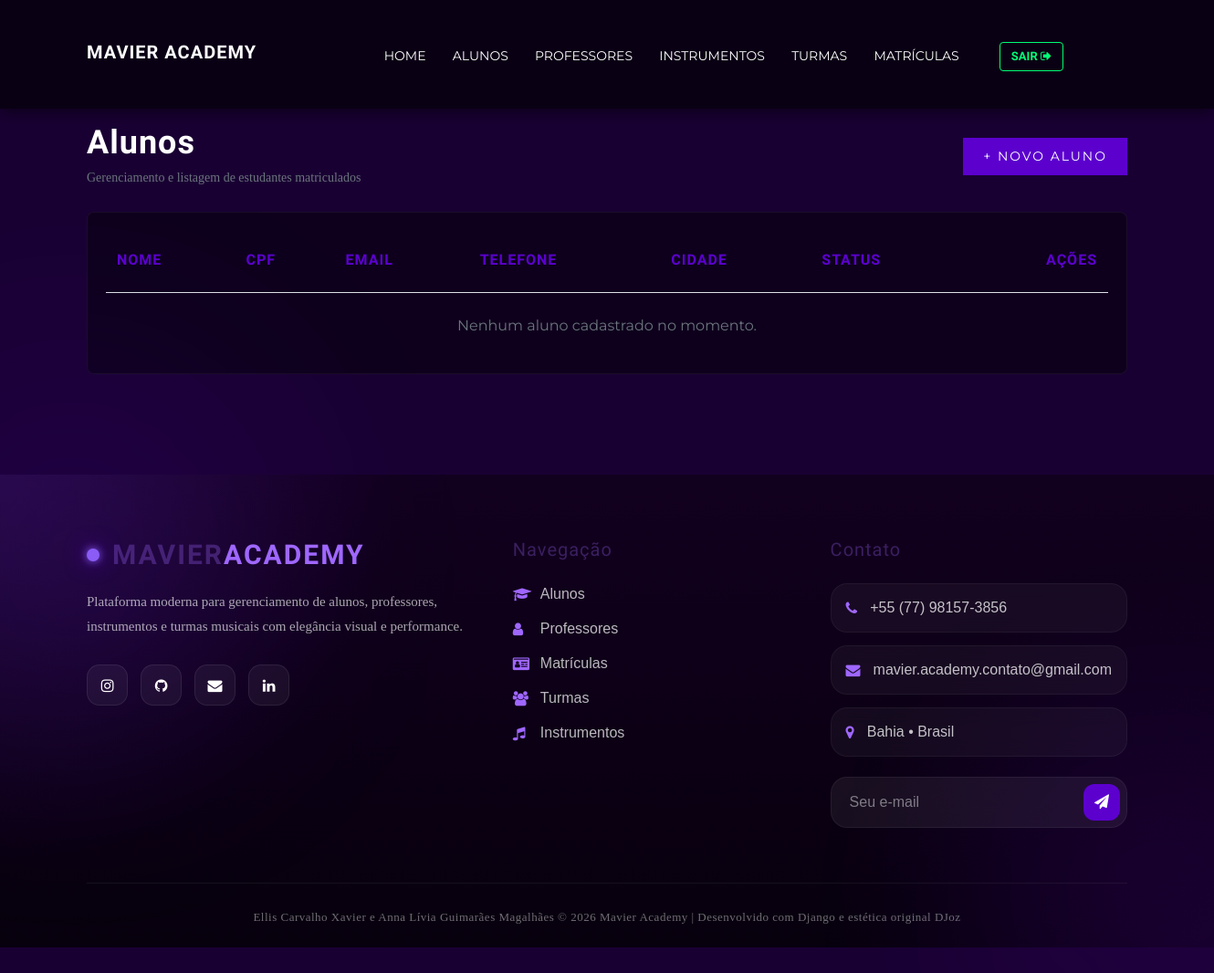
/aluno/ (signed in), run on an earlier commit of the app's database.
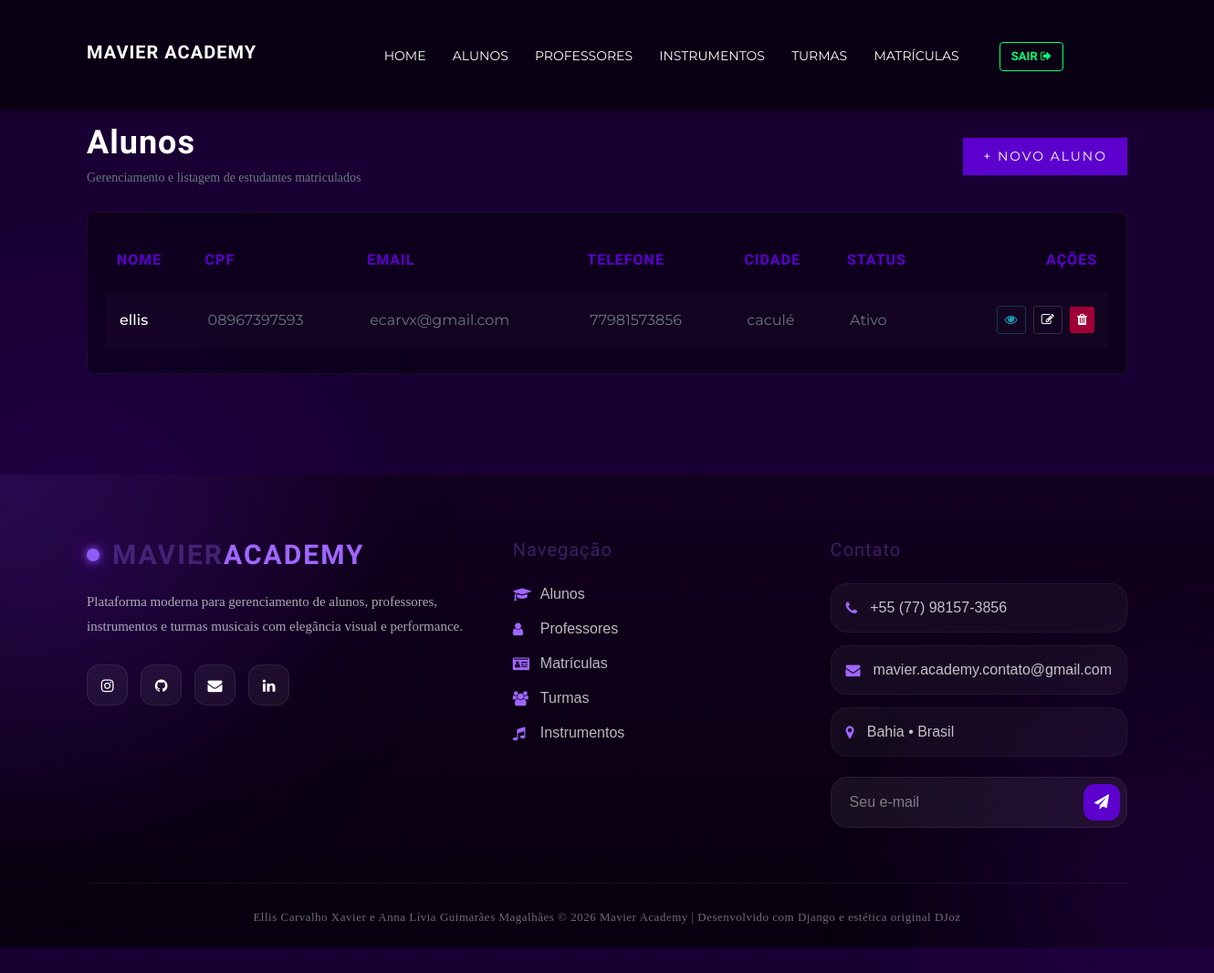
And on a later commit of the database.
### core/models.py (models this page shows, shortened)
class Pessoa(User):
    nome = models.CharField(max_length=100)
    cpf = models.CharField(max_length=14, null=True, blank=True)
    rg = models.CharField(max_length=20)
    data_nascimento = models.DateField()
    sexo = models.CharField(max_length=20)
    telefone = models.CharField(max_length=20)
    logradouro = models.CharField(max_length=150)
    numero = models.IntegerField()
    bairro = models.CharField(max_length=100)
    cidade = models.CharField(max_length=100)
    estado = models.CharField(max_length=2)
    cep = models.CharField(max_length=9)
    STATUS_CHOICES = [
        ('ATIVO', 'Ativo'),
        ('INATIVO', 'Inativo'),
    ]
    status_instituicao = models.CharField(max_length=10, choices=STATUS_CHOICES, default='ATIVO')

class Aluno(Pessoa):
    matricula = models.CharField(max_length=20)

class Pessoa(User):
    nome = models.CharField(max_length=100)
    cpf = models.CharField(max_length=14, null=True, blank=True)
    rg = models.CharField(max_length=20)
    data_nascimento = models.DateField()
    sexo = models.CharField(max_length=20)
    telefone = models.CharField(max_length=20)
    logradouro = models.CharField(max_length=150)
    numero = models.IntegerField()
    bairro = models.CharField(max_length=100)
    cidade = models.CharField(max_length=100)
    estado = models.CharField(max_length=2)
    cep = models.CharField(max_length=9)
    STATUS_CHOICES = [
        ('ATIVO', 'Ativo'),
        ('INATIVO', 'Inativo'),
    ]
    status_instituicao = models.CharField(max_length=10, choices=STATUS_CHOICES, default='ATIVO')

### core/views.py (the view)
# urls.py: path('aluno/', views.list_aluno, name='list_aluno'),
@login_required
def list_aluno(request):
    alunos = Aluno.objects.all()
    return render(request, 'aluno/list.html', {'alunos': alunos})

### templates/aluno/list.html
{% extends 'base.html' %}
{% load static %}
{% block content %}
<section class="spad" style="background: #190033; padding-top: 60px; padding-bottom: 60px;">
    <div class="container">
        <div class="row mb-4 align-items-center">
            <div class="col-md-6">
                <h2 class="text-white font-weight-bold mb-1" style="letter-spacing: 1px;">Alunos</h2>
                <p class="text-muted mb-0" style="font-size: 14px;">Gerenciamento e listagem de estudantes matriculados</p>
            </div>
            <div class="col-md-6 text-md-right mt-3 mt-md-0">
                <a href="/aluno/criar/" class="primary-btn" style="padding: 10px 22px; font-size: 14px; text-transform: uppercase;">+ Novo Aluno</a>
            </div>
        </div>
        <div class="table-responsive" style="background: rgba(10, 0, 20, 0.7); border-radius: 8px; border: 1px solid rgba(255,255,255,0.05); padding: 20px;">
            <table class="table text-white mb-0" style="border-collapse: separate; border-spacing: 0 8px;">
                <thead>
                    <tr style="border-bottom: 2px solid #5c00ce; font-family: 'Rajdhani', sans-serif; font-size: 16px; text-transform: uppercase; letter-spacing: 1px;">
                        <th style="border: none; color: #5c00ce; padding-bottom: 15px;">Nome</th>
                        <th style="border: none; color: #5c00ce; padding-bottom: 15px;">CPF</th>
                        <th style="border: none; color: #5c00ce; padding-bottom: 15px;">Email</th>
                        <th style="border: none; color: #5c00ce; padding-bottom: 15px;">Telefone</th>
                        <th style="border: none; color: #5c00ce; padding-bottom: 15px;">Cidade</th>
                        <th style="border: none; color: #5c00ce; padding-bottom: 15px;">Status</th>
                        <th style="border: none; color: #5c00ce; padding-bottom: 15px; text-align: right;">Ações</th>
                    </tr>
                </thead>
                <tbody>
                    {% for aluno in alunos %}
                    <tr style="background: rgba(255,255,255,0.02); border-radius: 4px; transition: all 0.3s;">
                        <td style="border: none; vertical-align: middle; padding: 15px; font-weight: 500;">{{ aluno.nome }}</td>
                        <td style="border: none; vertical-align: middle; padding: 15px;" class="text-muted">{{ aluno.cpf }}</td>
                        <td style="border: none; vertical-align: middle; padding: 15px;" class="text-muted">{{ aluno.email }}</td>
                        <td style="border: none; vertical-align: middle; padding: 15px;" class="text-muted">{{ aluno.telefone }}</td>
                        <td style="border: none; vertical-align: middle; padding: 15px;" class="text-muted">{{ aluno.cidade }}</td>
                        <td style="border: none; vertical-align: middle; padding: 15px;" class="text-muted">{{ aluno.get_status_instituicao_display }}</td>
                        <td style="border: none; vertical-align: middle; padding: 15px; text-align: right;">
                            <a href="{% url 'detail_aluno' aluno.id %}" class="btn btn-sm btn-outline-info mr-1" title="Detalhes" style="border-color: rgba(23, 162, 184, 0.3); color: #17a2b8; background: transparent;">
                                <i class="fa fa-eye"></i>
                            </a>
                            <a href="{% url 'update_aluno' aluno.id %}" class="btn btn-sm btn-outline-light mr-1" title="Editar" style="border-color: rgba(255,255,255,0.15); background: transparent;">
                                <i class="fa fa-edit"></i>
                            </a>
                            <a href="{% url 'delete_aluno' aluno.id %}" class="btn btn-sm btn-danger" title="Excluir" style="background: #a10036; border: none;">
                                <i class="fa fa-trash"></i>
                            </a>
                        </td>
                    </tr>
                    {% empty %}
                    <tr>
                        <td colspan="7" class="text-center text-muted style-font pt-4">Nenhum aluno cadastrado no momento.</td>
                    </tr>
                    {% endfor %}
                </tbody>
            </table>
        </div>
    </div>
</section>
{% endblock %}

### templates/base.html (shortened to what this page needs)
{% load static %}
<!DOCTYPE html>
<html lang="pt-br">
<head>
    <link rel="stylesheet" href="{% static 'css/bootstrap.min.css' %}" type="text/css">
    <link rel="stylesheet" href="{% static 'css/font-awesome.min.css' %}" type="text/css">
    <link rel="stylesheet" href="{% static 'css/slicknav.min.css' %}" type="text/css">
    <link rel="stylesheet" href="{% static 'css/style.css' %}" type="text/css">
</head>
<body>
    <header class="header">
        <div class="container">
            <div class="row align-items-center">
                <div class="col-lg-3 col-md-3">
                    <div class="header__logo">
                        <a href="/" style="text-decoration: none;">
                            <h3 style="color: #ffffff; font-weight: 700; letter-spacing: 1px;">
                                MAVIER ACADEMY
                            </h3>
                        </a>
                    </div>
                </div>
                <div class="col-lg-9 col-md-9">
                    <div class="header__nav">
                        <nav class="header__menu mobile-menu">
                            <ul class="mb-0">
                                <li>
                                    <a href="/">Home</a>
                                </li>
                                {% if request.user.is_authenticated %}
                                    <li>
                                        <a href="/aluno/">Alunos</a>
                                    </li>
                                    <li>
                                        <a href="/professor/">Professores</a>
                                    </li>
                                    <li>
                                        <a href="/instrumento/">Instrumentos</a>
                                    </li>
                                    <li>
                                        <a href="/turma/">Turmas</a>
                                    </li>
                                    <li>
                                        <a href="/matricula/">Matrículas</a>
                                    </li>
                                    <li class="logout-menu">
                                        <form action="{% url 'logout' %}" method="POST" style="display: inline; margin: 0;">
                                            <button type="submit" class="logout-button">
                                                Sair
                                                <i class="fa fa-sign-out"></i>
                                            </button>
                                        </form>
                                    </li>
                                {% endif %}
                            </ul>
                        </nav>
                    </div>
                </div>
            </div>
        </div>
    </header>
    <div class="main-wrapper">
        {% block content %}
        {% endblock %}
    </div>
    <footer class="neo-footer">
        <div class="container">
            <div class="neo-footer-top">
                <div class="neo-footer-brand">
                    <div class="neo-footer-logo">
                        <span class="logo-accent"></span>
                        <h2>MAVIER<span>ACADEMY</span></h2>
                    </div>
                    <p>
                        Plataforma moderna para gerenciamento de alunos, professores, instrumentos e turmas musicais com elegância visual e performance.
                    </p>
                    <div class="neo-footer-socials">
                        <a href="https://www.instagram.com/" target="_blank" rel="noopener noreferrer">
                            <i class="fa fa-instagram"></i>
                        </a>
                        <a href="https://github.com/EllisCarvalho3" target="_blank" rel="noopener noreferrer">
                            <i class="fa fa-github"></i>
                        </a>
                        <a href="https://mail.google.com/mail/?view=cm&fs=1&to=ecarvx@gmail.com&su=Contato%20pelo%20site&body=Olá,%20gostaria%20de%20mais%20informações" target="_blank" rel="noopener noreferrer">
                            <i class="fa fa-envelope"></i>
                        </a>
                        <a href="https://www.linkedin.com/in/ellis-xavier" target="_blank" rel="noopener noreferrer">
                            <i class="fa fa-linkedin"></i>
                        </a>
                    </div>
                </div>
                <div class="neo-footer-links">
                    <h4>Navegação</h4>
                    <a href="/aluno/">
                        <i class="fa fa-graduation-cap"></i>
                        Alunos
                    </a>
                    <a href="/professor/">
                        <i class="fa fa-user"></i>
                        Professores
                    </a>
                    <a href="/matricula/">
                        <i class="fa fa-id-card"></i>
                        Matrículas
                    </a>
                    <a href="/turma/">
                        <i class="fa fa-users"></i>
                        Turmas
                    </a>
                    <a href="/instrumento/">
                        <i class="fa fa-music"></i>
                        Instrumentos
                    </a>
                </div>
                <div class="neo-footer-contact">
                    <h4>Contato</h4>
                    <div class="contact-card">
                        <i class="fa fa-phone"></i>
                        <span>+55 (77) 98157-3856</span>
                    </div>
                    <div class="contact-card">
                        <i class="fa fa-envelope"></i>
                        <span>mavier.academy.contato@gmail.com</span>
                    </div>
                    <div class="contact-card">
                        <i class="fa fa-map-marker"></i>
                        <span>Bahia • Brasil</span>
                    </div>
                    <form class="neo-newsletter">
                        <input type="email" placeholder="Seu e-mail">
                        <button type="submit">
                            <i class="fa fa-send"></i>
                        </button>
                    </form>
                </div>
            </div>
            <div class="neo-footer-bottom">
                <p>
                    Ellis Carvalho Xavier e Anna Lívia Guimarães Magalhães &copy;
                    Mavier Academy | Desenvolvido com Django e estética original DJoz
                </p>
            </div>
        </div>
    </footer>
</body>
</html>

### templates/base.html (style rules this page uses)
html, body { height: 100%; margin: 0; display: flex; flex-direction: column; background-color: #190033; font-family: 'Montserrat', sans-serif; }
h1, h2, h3, h4, h5, h6 { font-family: 'Rajdhani', sans-serif !important; }
.main-wrapper { flex: 1 0 auto; margin-top: 75px; }
.header { background: #0a0014; position: fixed; left: 0; top: 0; width: 100%; z-index: 999; padding: 10px 0 !important; box-shadow: 0px 4px 15px rgba(0, 0, 0, 0.5); }
.header__logo h3 { font-size: 20px !important; margin: 0; line-height: 40px; }
.header__menu ul li { margin-right: 25px !important; }
.header__menu ul li a { font-size: 14px !important; padding: 10px 0 !important; }
.logout-menu { margin-left: 15px; }
.logout-button { background: none; border: 1px solid #00ff75; color: #00ff75; font-family: 'Rajdhani', sans-serif; font-weight: 600; font-size: 13px; text-transform: uppercase; padding: 5px 12px; border-radius: 4px; cursor: pointer; transition: 0.3s; }

What changed in the data, as far as the page shows it:
added Aluno: nome "ellis", cpf "08967397593", email "ecarvx@gmail.com", telefone "77981573856", cidade "caculé", status_instituicao "Ativo"
Also different on the page:
text no longer shown: "Nenhum aluno cadastrado no momento."
